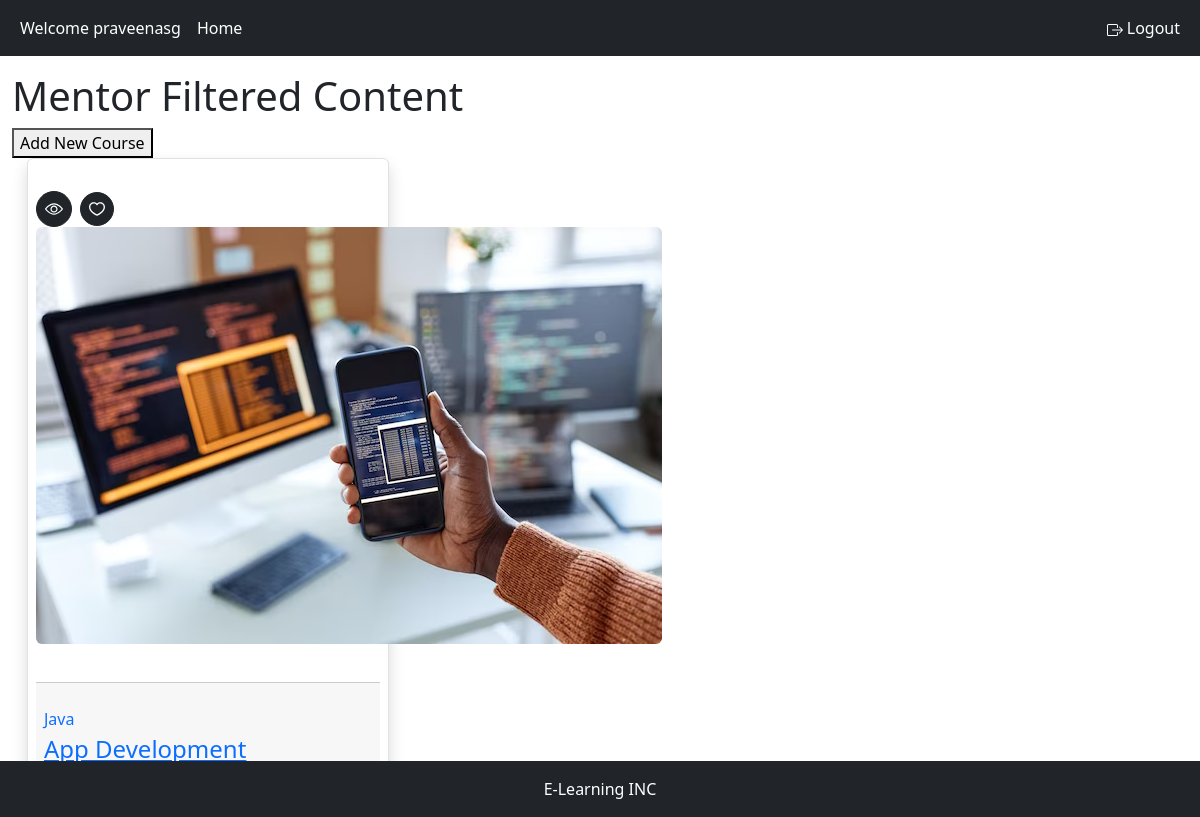
Screenshot of /content/home/Java/ (signed in) with the database file from the repository.
### user_account/models.py (models this page shows, shortened)
class User(AbstractBaseUser):
    username = models.CharField(max_length=20, unique=True)
    date_joined = models.DateTimeField(auto_now_add=True)
    last_login = models.DateTimeField(auto_now=True)
    is_admin = models.BooleanField(default=False)
    is_active = models.BooleanField(default=True)
    is_staff = models.BooleanField(default=False)
    is_superuser = models.BooleanField(default=False)
    user_choices = [
        ('STUDENT', 'Student'),
        ('MENTOR', 'Mentor'),
        ('ADMIN', 'Admin')
    ]
    email = models.EmailField(max_length=60, unique=True)
    user_role = models.CharField(max_length=10, choices=user_choices)
    USERNAME_FIELD = 'username'
    REQUIRED_FIELDS = ['email', 'user_role']
    objects = UserManager()

### course/models.py (models this page shows, shortened)
class Course(models.Model):
    STATUS = (
        ('PUBLISH', 'PUBLISH'),
        ('DRAFT', 'DRAFT'),
    )
    featured_image = models.ImageField(upload_to="featured_img/", blank=True)
    video_file = models.FileField(upload_to='videos/', null=True)
    title = models.CharField(max_length=500)
    created_at = models.DateField(auto_now_add=True)
    category = models.ForeignKey(Catogaries, on_delete=models.DO_NOTHING)
    description = models.TextField()
    slug = models.SlugField(default='', max_length=500, null=True, blank=True)
    status = models.CharField(choices=STATUS, max_length=100, null=True)

class Catogaries(models.Model):
    name = models.CharField(max_length=200, null=True)
    category_image = models.ImageField(upload_to="course/", blank=True)
    def __str__(self):
        return(self.name)

### website_content/views.py (the view)
# urls.py: path('<str:name>/', course_detail, name='course_detail'),
def course_detail(request, name):
    if request.method == 'POST':
        form = CourseForm(request.POST, request.FILES)
        if form.is_valid():
            form.save()
    else:
        form = CourseForm()
    filtered_courses = Course.objects.filter(category=Catogaries.objects.get(name=name))
    context = {
        'filtered_courses': filtered_courses,
        'form': form
    }
    if request.user.user_role == 'STUDENT':
        return render(request, 'courses/filtered_course.html', context)
    else:
        return render(request, 'courses/M_filtered.html', context)

### course/templates/courses/M_filtered.html (shortened to what this page needs)
{% extends 'root.html' %} {% block content %}
<body>
    <h1>Mentor Filtered Content</h1>
    <button id="add-course-button"  data-bs-toggle="modal" data-bs-target="#addCategoryModal">Add New Course</button>
  <div
    class="tab-pane fade show active"
    id="pills-all"
    role="tabpanel"
    aria-labelledby="pills-all-tab"
  >
    <div
      class="mx-n4 flickity-button-outset"
      data-flickity='{"pageDots": true, "prevNextButtons": true, "cellAlign": "left", "wrapAround": true, "imagesLoaded": true}'
    >
      {% for i in filtered_courses %}
      <div
        class="col-12 col-md-6 col-xl-4 col-wd-3 pb-4 pb-md-7"
        style="padding-right: 15px; padding-left: 15px"
      >
        <div class="card border shadow p-2 rounded-lg sk-fade">
          <div class="card-zoom position-relative">
            <div class="badge-float sk-fade-top top-0 right-0 mt-4 me-4">
              <a
                href="{{ i.slug }}/"
                class="btn btn-xs btn-dark text-white rounded-circle lift opacity-dot-7 me-1 p-2 d-inline-flex justify-content-center align-items-center w-36 h-36"
              >
              </a>
              <a
                href="{{ i.slug }}/"
                class="btn btn-xs btn-dark text-white rounded-circle lift opacity-dot-7 p-2 d-inline-flex justify-content-center align-items-center w-36 h-36"
              >
              </a>
            </div>
            <a
              href="{{ i.slug }}/"
              class="card-img sk-thumbnail img-ratio-9 d-block"
            >
              <img
                class="rounded shadow-light-lg"
                src="{{i.featured_image.url}}"
                alt="{{i.title}}"
              />
            </a>
            <span
              class="badge sk-fade-bottom badge-lg badge-primary badge-pill badge-float bottom-0 left-0 mb-4 ms-4 fw-bold"
            >
          </div>
          <div class="card-footer px-2 pb-2 mb-1 pt-4 position-relative">
            <a href="{{ i.slug }}/"
              ><span class="mb-1 d-inline-block text-gray-800"
                >{{i.category.name}}</span
              ></a
            >
            <div class="position-relative">
              <a href="{{ i.slug }}/" class="d-block stretched-link"
                ><h4
                  class="line-clamp-2 h-md-48 h-lg-58 me-md-6 me-lg-10 me-xl-4 mb-2"
                >
                  {{i.title}}
                </h4></a
              >
            </div>
          </div>
        </div>
      </div>
      {% endfor %}
    </div>
</body>
{% endblock %}

### templates/snippets/header.html (shortened to what this page needs)
    <nav class="navbar navbar-expand-sm navbar-dark bg-dark fixed-top border-bottom-shadow-sm">
        {% if request.user.is_authenticated %}
        <div class="container-fluid d-flex">
        <ul class="navbar-nav">
            <li class="nav-item"><a class="nav-link disabled" style="color:white">Welcome {{ request.user.username }}</a></li>
            <li class="nav-item"><a class="nav-link" href={% url 'website_content:home' %} style="color:white"> Home</a></li>
        </ul>
        <ul class="navbar-nav">
            <li class="nav-item"><a class="nav-link" href={% url 'user_account:logout' %} style="color:white">
                Logout</a></li>
          </ul>
        </div>
        {% endif %}
      </nav>

### rows the page displays
User: user.username "praveenasg"
Course: featured_image (picture), category.name "Java", title "App Development"
